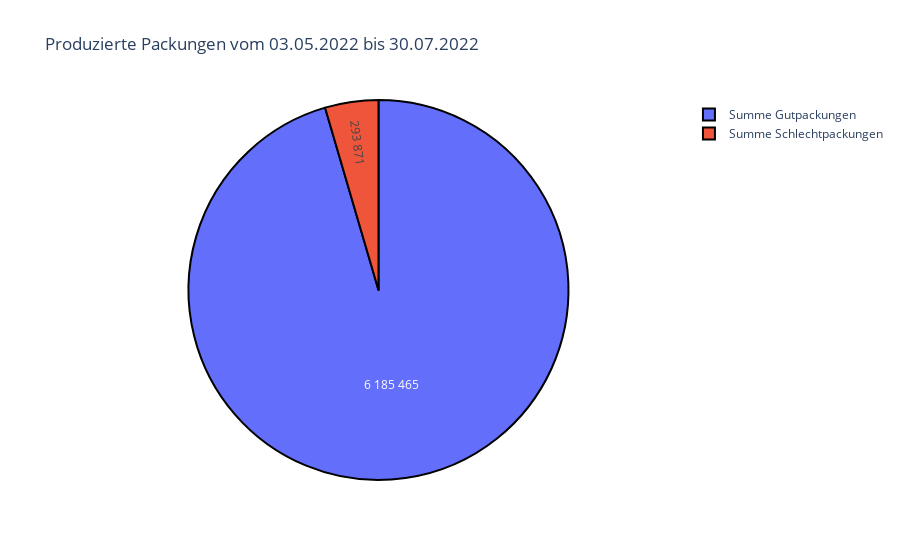

The notebook cell saved with this chart:
### Code cell
# Plot showing total amount of produced packs
fig = go.Figure(data=go.Pie(
    labels=["Summe Gutpackungen", "Summe Schlechtpackungen"],
    values=list(sum_packs.first().asDict().values()),
    textinfo="value",
    hoverinfo='label+percent',
    marker=dict(line=dict(color='#000000', width=2))
))
fig.update_layout(
    title_text=f"Produzierte Packungen vom {package_data_chrono.first().timestamp.strftime('%d.%m.%Y')} bis {package_data.orderBy('timestamp', ascending=False).first().timestamp.strftime('%d.%m.%Y')}",
    separators=". ")
fig.show()
fig.write_html(file=os.path.join(results_path, r"plots\produced_packs.html"))

### Figure 1 — Plotly figure (JSON) as saved in the notebook; plotly's stock layout.template omitted (floating-point values rounded to 4 significant figures)
{"data": [{"hoverinfo": "label+percent", "labels": ["Summe Gutpackungen", "Summe Schlechtpackungen"], "marker": {"line": {"color": "#000000", "width": 2}}, "textinfo": "value", "type": "pie", "values": [6185465, 293871]}], "layout": {"separators": ". ", "title": {"text": "Produzierte Packungen vom 03.05.2022 bis 30.07.2022"}}}
